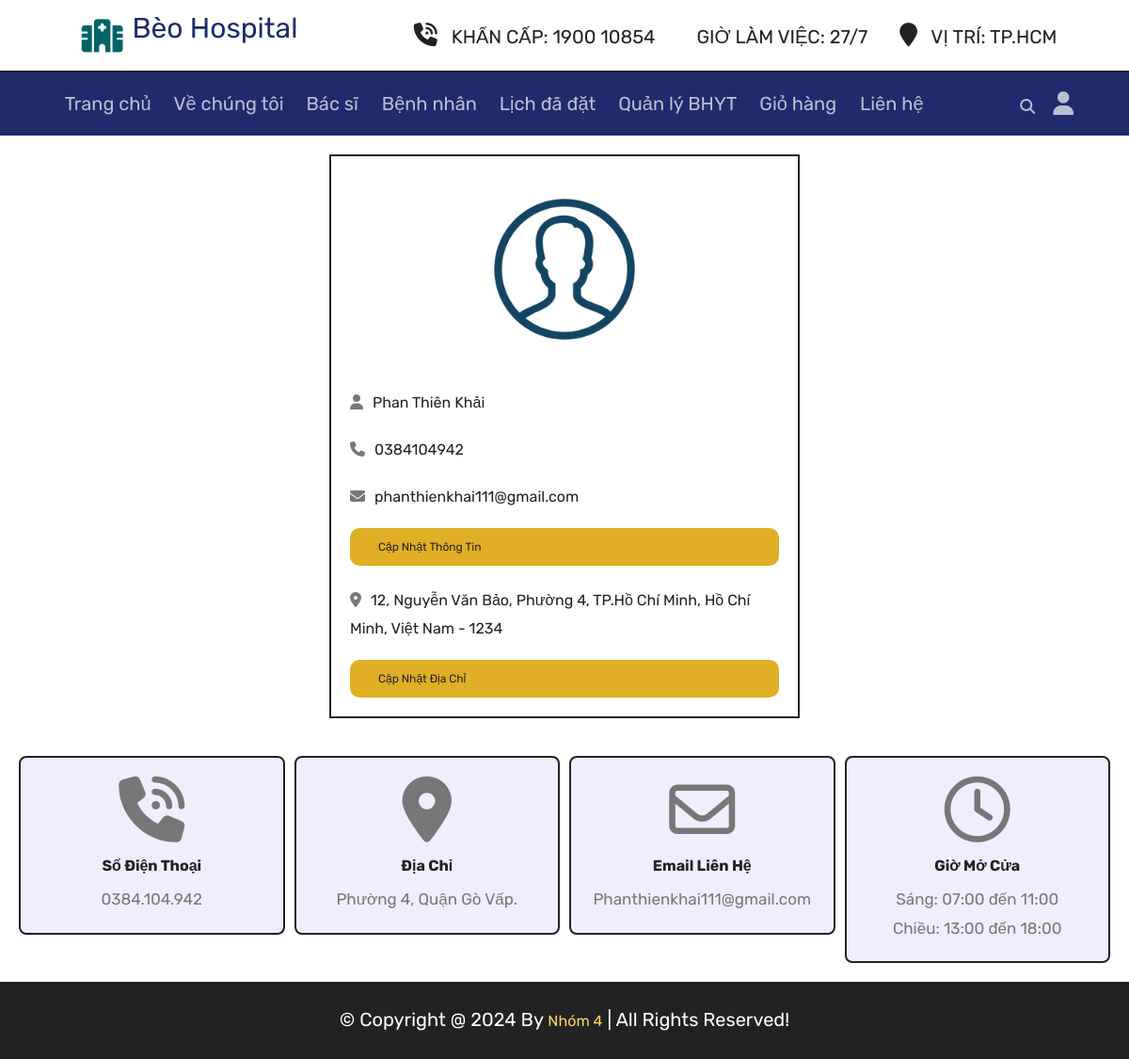
Screenshot of /profile.php (signed in) with the database file from the repository.
### tables this page shows
CREATE TABLE `users` (
  `id` int(100) NOT NULL,
  `name` varchar(20) NOT NULL,
  `email` varchar(50) NOT NULL,
  `number` varchar(10) NOT NULL,
  `password` varchar(50) NOT NULL,
  `address` varchar(500) NOT NULL
);

### profile.php (the view, shortened to what this page needs)
<?php
include 'components/connect.php';
?>
<!DOCTYPE html>
<html lang="en">
<head>
   <link rel="stylesheet" href="https://cdnjs.cloudflare.com/ajax/libs/font-awesome/6.1.1/css/all.min.css">
   <link rel="stylesheet" href="css/style.css">
</head>
<body>
   <?php include 'components/user_header.php'; ?>
   <section class="user-details">
      <div class="user">
         <img src="imgs/user-icon.png" alt="">
         <p><i class="fas fa-user"></i><span><span><?= $fetch_profile['name']; ?></span></span></p>
         <p><i class="fas fa-phone"></i><span><?= $fetch_profile['number']; ?></span></p>
         <p><i class="fas fa-envelope"></i><span><?= $fetch_profile['email']; ?></span></p>
         <a href="update_profile.php" class="btn">Cập nhật thông tin</a>
         <p class="address"><i class="fas fa-map-marker-alt"></i><span><?php if ($fetch_profile['address'] == '') {
                                                                           echo 'Vui lòng nhập địa chỉ';
                                                                        } else {
                                                                           echo $fetch_profile['address'];
                                                                        } ?></span></p>
         <a href="update_address.php" class="btn">Cập nhật địa chỉ</a>
      </div>
   </section>
   <?php include 'components/footer.php'; ?>
</body>
</html>

### css/style.css (style rules this page uses)
:root { --pink: #FFD460; --red: #e74c3c; --white: #fff; --black: #222; --light-color: #777; --light-orange: #e1af25; --green: #159EEC; --grey: #016466; --border-service: .25rem solid var(--green); --border: .2rem solid var(--black); --blue: #1F2B6C; --ble-gr: #BABFD3; --original: #F0EEFE; }
.btn { width: 100%; padding: 12px; background-color: #0066cc; color: white; border: none; border-radius: 5px; cursor: pointer; }
* { font-family: 'Rubik', sans-serif; margin: 0; padding: 0; box-sizing: border-box; outline: none; border: none; text-decoration: none; font-size: 1.6rem; line-height: 2rem; }
html { font-size: 62.5%; overflow-x: hidden; scroll-behavior: smooth; stop-opacity: 7rem; }
section { margin: 0 auto; max-width: 1200px; padding: 2rem; }
.btn, .delete-btn { margin-top: 1rem; display: inline-block; font-size: 12px; padding: 1rem 3rem; cursor: pointer; text-transform: capitalize; transition: .2s linear; }
.btn { background-color: var(--light-orange); color: var(--black); border-radius: 1rem; }
.user-details .user { max-width: 50rem; margin: 0 auto; border: var(--border); padding: 2rem; }
.user-details .user img { width: 100%; height: 20rem; object-fit: contain; margin-bottom: 1rem; }
.user-details .user p { padding: 1rem 0; line-height: 1.5; font-size: 2rem; }
.user-details .user p span { color: var(--black); }
.user-details .user p i { margin-right: 1rem; color: var(--light-color); }
.user-details .user .address { margin-top: 1rem; }

### rows the page displays
users: name "Phan Thiên Khải", number "0384104942", email "phanthienkhai111@gmail.com", address "12, Nguyễn Văn Bảo, Phường 4, TP.Hồ Chí Minh, Hồ Chí Minh, Việt Nam - 1234"
